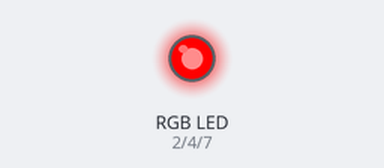
Simulated run of this sketch. Board: Arduino Uno, built with avr-gcc and run on an emulated ATmega328P. Shown: an RGB LED mixed from three pins (HIGH = lit).

Above: at 0.2 s.
At 1.2 s:
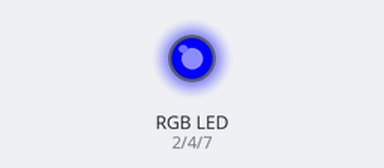
At 2.7 s:
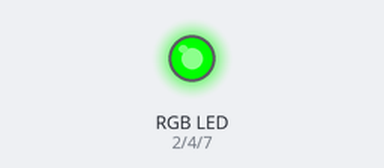
At 3.7 s:
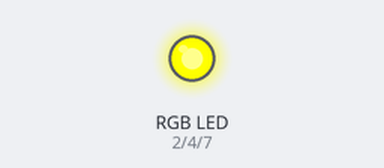
Timing chart, 0 to 4.6 s (numbered marks = the images above):
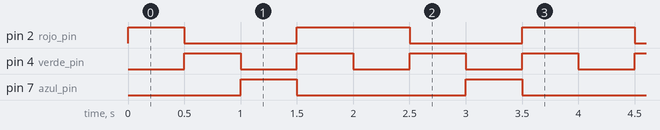

Measured:
- by itself, pin 2 (rojo_pin): repeats every 2.0 s: LOW 1.0 s, HIGH 1.0 s
- by itself, pin 4 (verde_pin): alternates HIGH for 0.50 s and LOW for 0.50 s
- by itself, pin 7 (azul_pin): alternates HIGH for 0.50 s and LOW for 1.5 s

The sketch:

RGB.ino
```cpp
int rojo_pin = 2;
int verde_pin = 4;
int azul_pin = 7;
void setup() {
  // put your setup code here, to run once:
pinMode(rojo_pin, OUTPUT);
pinMode(verde_pin, OUTPUT);
pinMode(azul_pin, OUTPUT);
}

void RGB_color(int rojo_valor, int verde_valor, int azul_valor){

  analogWrite(rojo_pin,rojo_valor);
  analogWrite(verde_pin,verde_valor);
  analogWrite(azul_pin,azul_valor);

}
void loop() {
  RGB_color(255,0,0); //Rojo
  delay(500);
  RGB_color(0,255,0); //Verde
  delay(500);
  RGB_color(0,0,255); //Azul
  delay(500);
  RGB_color(255,255,0); //Amarillo
  delay(500);
}
```
